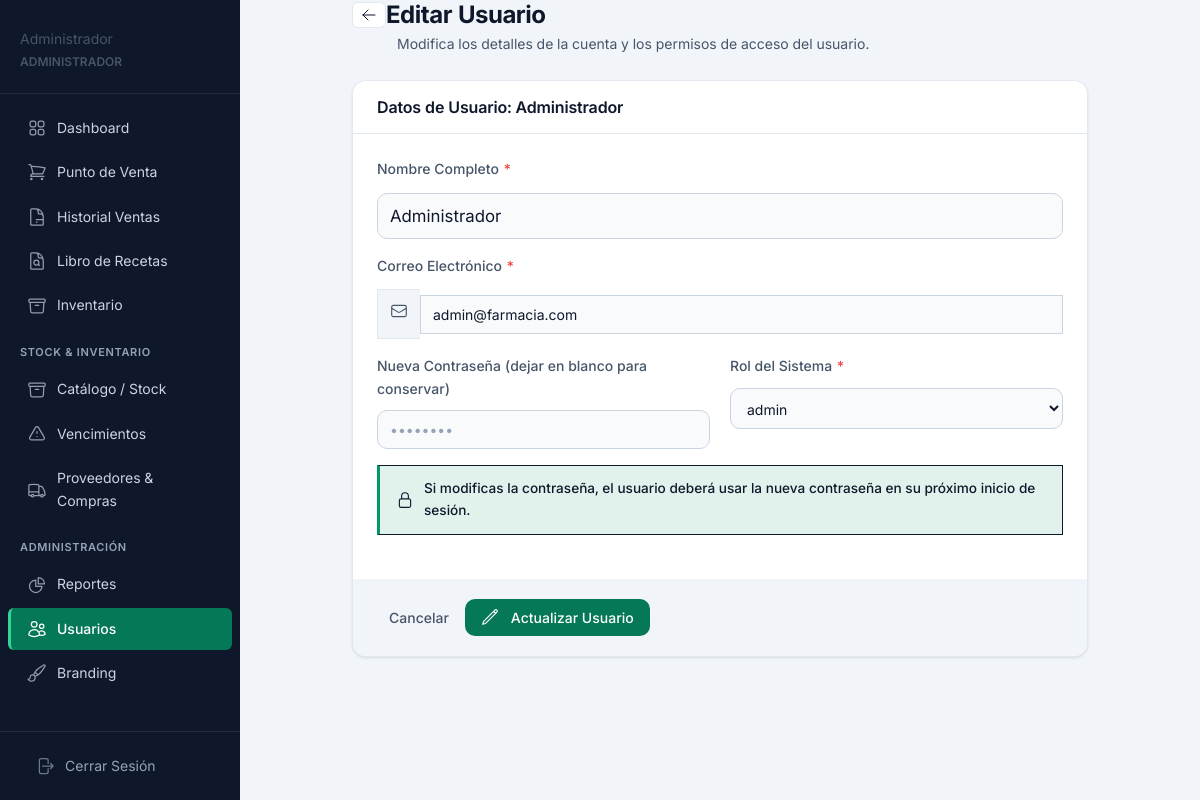
/modules/usuarios/editar.php?id=1 (signed in), run on the app's committed database.
### tables this page shows
CREATE TABLE IF NOT EXISTS usuarios (
  id INT PRIMARY KEY AUTO_INCREMENT,
  nombre VARCHAR(100) NOT NULL,
  email VARCHAR(150) NOT NULL UNIQUE,
  password_hash VARCHAR(255) NOT NULL,
  rol_id INT NOT NULL,
  activo TINYINT(1) DEFAULT 1,
  creado_en DATETIME DEFAULT CURRENT_TIMESTAMP,
  FOREIGN KEY (rol_id) REFERENCES roles(id)
);

CREATE TABLE IF NOT EXISTS roles (
  id INT PRIMARY KEY AUTO_INCREMENT,
  nombre VARCHAR(50) NOT NULL UNIQUE,
  descripcion TEXT
);

### modules/usuarios/editar.php (the view, shortened to what this page needs)
<?php
$pdo = conectar();
$id = (int)($_GET['id'] ?? 0);
$stmtU = $pdo->prepare("SELECT * FROM usuarios WHERE id = ?");
$stmtU->execute([$id]);
$usuario = $stmtU->fetch();
$roles = $pdo->query("SELECT * FROM roles")->fetchAll();
include __DIR__ . '/../../views/layout/header.php';
?>
<div class="container" style="max-width: 800px;">
    <div class="page-header">
        <div>
            <div class="flex items-center gap-3 mb-2">
                <a href="lista.php" class="btn btn-sm btn-secundario" style="padding: 0.25rem 0.5rem;">
                    <svg xmlns="http://www.w3.org/2000/svg" fill="none" viewBox="0 0 24 24" stroke-width="1.5" stroke="currentColor" style="width: 16px; height: 16px;">
                        <path stroke-linecap="round" stroke-linejoin="round" d="M10.5 19.5L3 12m0 0l7.5-7.5M3 12h18" />
                    </svg>
                </a>
                <h1 style="margin: 0;">Editar Usuario</h1>
            </div>
            <p class="page-subtitle" style="margin-left: 45px;">Modifica los detalles de la cuenta y los permisos de acceso del usuario.</p>
        </div>
    </div>
    <form action="" method="POST" class="card" style="overflow: hidden;">
        <div class="card-header border-b border-borde">
            <h2 class="card-titulo">Datos de Usuario: <?= htmlspecialchars($usuario['nombre']) ?></h2>
        </div>
        <div class="card-body">
            <div class="form-group mb-5">
                <label class="form-label" style="font-weight: 500; margin-bottom: 0.4rem; display: block;">
                    Nombre Completo <span class="text-peligro">*</span>
                </label>
                <input type="text" name="nombre" class="form-control" required value="<?= htmlspecialchars($usuario['nombre']) ?>" style="font-size: 1.05rem; padding: 0.75rem;">
            </div>
            <div class="form-group mb-5">
                <label class="form-label" style="font-weight: 500; margin-bottom: 0.4rem; display: block;">
                    Correo Electrónico <span class="text-peligro">*</span>
                </label>
                <div class="flex items-center">
                    <span style="background: var(--color-fondo); border: 1px solid var(--color-borde); border-right: none; border-radius: var(--radio-md) 0 0 var(--radio-md); padding: 0.7rem 0.75rem; color: var(--texto-secundario);">
                    </span>
                    <input type="email" name="email" class="form-control" required value="<?= htmlspecialchars($usuario['email']) ?>" style="border-radius: 0 var(--radio-md) var(--radio-md) 0;">
                </div>
            </div>
            <div class="grid-2-cols gap-6 mb-5">
                <div class="form-group">
                    <label class="form-label text-secundario text-sm" style="display: block; margin-bottom: 0.25rem;">
                        Nueva Contraseña (dejar en blanco para conservar)
                    </label>
                    <input type="password" name="password" class="form-control" placeholder="••••••••">
                </div>
                <div class="form-group">
                    <label class="form-label text-secundario text-sm" style="display: block; margin-bottom: 0.25rem;">
                        Rol del Sistema <span class="text-peligro">*</span>
                    </label>
                    <select name="rol_id" class="form-control" required>
                        <?php foreach ($roles as $r): ?>
                            <option value="<?= $r['id'] ?>" <?= $r['id'] == $usuario['rol_id'] ? 'selected' : '' ?>><?= htmlspecialchars($r['nombre']) ?></option>
                        <?php endforeach; ?>
                    </select>
                </div>
            </div>
            <div class="alerta" style="background: var(--color-primario-claro); border-left: 3px solid var(--color-primario); border-radius: var(--radio-md); font-size: 0.85rem; color: var(--color-texto);">
                Si modificas la contraseña, el usuario deberá usar la nueva contraseña en su próximo inicio de sesión.
            </div>
        </div>
        <div class="card-body border-t border-borde flex items-center justify-end gap-3" style="background: var(--color-fondo); padding: 1.25rem;">
            <a href="lista.php" class="btn btn-ghost">Cancelar</a>
            <button type="submit" class="btn btn-primario" style="min-width: 180px; justify-content: center;">
                Actualizar Usuario
            </button>
        </div>
    </form>
</div>
<?php include __DIR__ . '/../../views/layout/footer.php'; ?>

### assets/css/main.css (style rules this page uses)
:root { --verde-900: #064e3b; --verde-800: #065f46; --verde-700: #047857; --verde-600: #059669; --verde-500: #10b981; --verde-400: #34d399; --verde-300: #6ee7b7; --verde-100: #d1fae5; --verde-50: #ecfdf5; --bg-app: #f1f5f9; --bg-sidebar: #0f172a; --bg-card: #ffffff; --bg-input: #f8fafc; --bg-hover: #f1f5f9; --texto-primario: #0f172a; --texto-secundario: #475569; --texto-terciario: #94a3b8; --texto-sidebar: #cbd5e1; --texto-sidebar-act: #ffffff; --texto-inverso: #ffffff; --borde: #e2e8f0; --borde-focus: #10b981; --borde-input: #cbd5e1; --semaforo-rojo-bg: #fef2f2; --semaforo-rojo-texto: #dc2626; --semaforo-rojo-borde: #fca5a5; --semaforo-amarillo-bg: #fffbeb; --semaforo-amarillo-texto: #d97706; --semaforo-amarillo-borde: #fcd34d; --semaforo-verde-bg: #f0fdf4; --semaforo-verde-texto: #16a34a; --semaforo-verde-borde: #86efac; --color-exito: #10b981; --color-exito-bg: #ecfdf5; --color-advertencia: #f59e0b; --color-advertencia-bg: #fffbeb; --color-peligro: #ef4444; --color-peligro-bg: #fef2f2; --color-info: #3b82f6; --color-info-bg: #eff6ff; --kpi-ventas-bg: #ecfdf5; --kpi-ventas-icon: #059669; --kpi-tx-bg: #eff6ff; --kpi-tx-icon: #3b82f6; --kpi-stock-bg: #fef2f2; --kpi-stock-icon: #ef4444; --kpi-vence-bg: #fffbeb; --kpi-vence-icon: #d97706; --fuente: 'Inter', system-ui, -apple-system, sans-serif; --text-xs: 0.75rem; --text-sm: 0.875rem; --text-base: 1rem; --text-lg: 1.125rem; --text-xl: 1.25rem; --text-2xl: 1.5rem; --text-3xl: 1.875rem; --espacio-1: 0.25rem; --espacio-2: 0.5rem; --espacio-3: 0.75rem; --espacio-4: 1rem; --espacio-5: 1.25rem; --espacio-6: 1.5rem; --espacio-8: 2rem; --espacio-10: 2.5rem; --espacio-12: 3rem; --radio-sm: 6px; --radio: 10px; --radio-lg: 14px; --radio-xl: 20px; --radio-full: 9999px; --sombra-xs: 0 1px 2px rgba(0,0,0,0.05); --sombra-sm: 0 1px 3px rgba(0,0,0,0.08), 0 1px 2px rgba(0,0,0,0.04); --sombra: 0 4px 6px rgba(0,0,0,0.05), 0 2px 4px rgba(0,0,0,0.04); --sombra-md: 0 10px 15px rgba(0,0,0,0.07), 0 4px 6px rgba(0,0,0,0.04); --sombra-lg: 0 20px 25px rgba(0,0,0,0.08), 0 10px 10px rgba(0,0,0,0.03); --transicion: all 0.15s ease; --transicion-lenta: all 0.25s ease; --sidebar-ancho: 240px; --sidebar-ancho-col: 64px; --topbar-alto: 60px; --contenido-padding: 24px; --z-base: 1; --z-dropdown: 10; --z-sticky: 20; --z-sidebar: 30; --z-overlay: 40; --z-modal: 50; --color-primario: #047857; --color-primario-claro: #ecfdf5; --color-primario-hover: #065f46; --color-acento: #10b981; --color-fondo: #f1f5f9; --color-superficie: #ffffff; --color-borde: #e2e8f0; --color-texto: #0f172a; --color-texto-secundario: #475569; --radio: 10px; --sombra: 0 1px 3px rgba(0,0,0,0.08), 0 1px 2px rgba(0,0,0,0.04); --sombra-md: 0 10px 15px rgba(0,0,0,0.07), 0 4px 6px rgba(0,0,0,0.04); }
*, *::before, *::after { box-sizing: border-box; margin: 0; padding: 0; }
html { scroll-behavior: smooth; -webkit-text-size-adjust: 100%; }
body { font-family: var(--fuente); background-color: var(--bg-app); color: var(--texto-primario); line-height: 1.6; font-size: var(--text-base); -webkit-font-smoothing: antialiased; -moz-osx-font-smoothing: grayscale; font-variant-numeric: tabular-nums; }
h1, h2, h3, h4, h5, h6 { font-weight: 600; line-height: 1.25; color: var(--texto-primario); letter-spacing: -0.01em; }
h1 { font-size: var(--text-2xl); font-weight: 700; }
h2 { font-size: var(--text-xl); }
p { max-width: 65ch; line-height: 1.7; }
a { text-decoration: none; color: inherit; }
button, input, select, textarea { font-family: inherit; font-size: inherit; }
.text-sm { font-size: var(--text-sm); }
.text-secundario { color: var(--texto-secundario); }
.text-peligro { color: var(--color-peligro); }
.container { max-width: 1200px; margin: 0 auto; width: 100%; }
.flex { display: flex; }
.items-center { align-items: center; }
.gap-6 { gap: var(--espacio-6); }

### assets/css/layout.css (style rules this page uses)
.page-header { display: flex; justify-content: space-between; align-items: center; margin-bottom: var(--espacio-6); gap: var(--espacio-4); flex-wrap: wrap; }
.page-header h1 { font-size: var(--text-2xl); font-weight: 700; letter-spacing: -0.02em; margin: 0; }
.page-subtitle { font-size: var(--text-sm); color: var(--texto-secundario); margin-top: 2px; }

### data on the page
usuarios: nombre "Administrador", email "admin@farmacia.com", rol_id "admin"

### other printed values
$_SESSION['nombre'] "Administrador"
$nombre_rol "ADMINISTRADOR"
